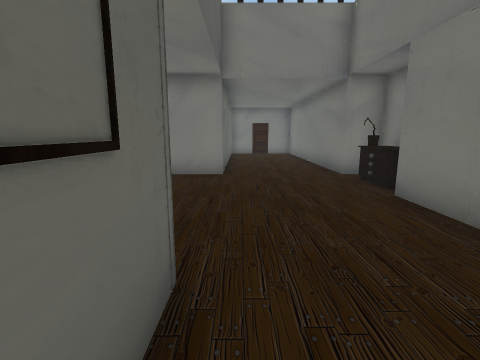
view 1 (above)

16 first-person views from a walk through a Unity game level. The camera is 1.3 m above the floor, tilts 10° down and sees 85° across. The floor is counted in squares, 1 m on a side. Each view is taken from the middle of a square. On the plan, view 1 faces up. The plan holds only what a view shows up to about 13 squares ahead; the rest is blank. The place goes on beyond the plan. The player character is not drawn.

view 2
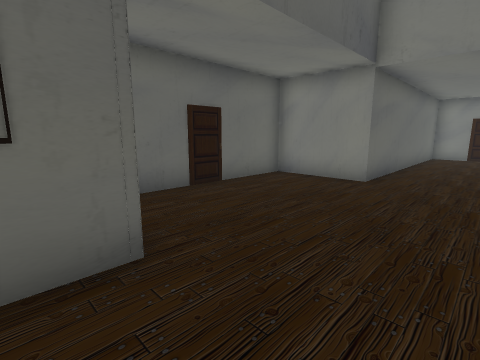

view 3
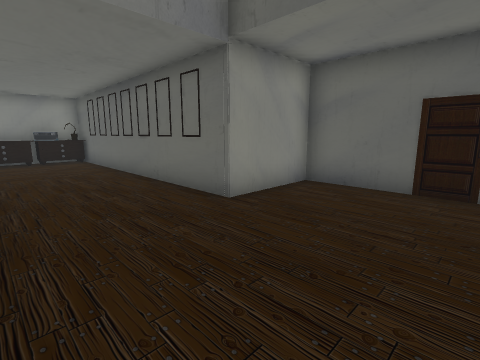

view 4
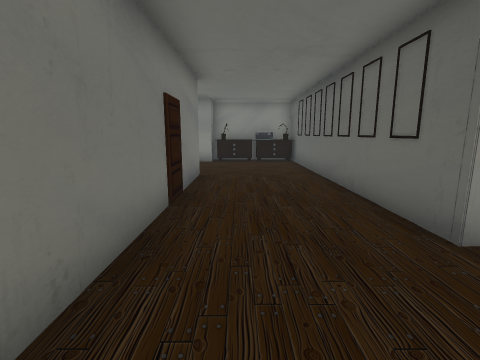

view 5
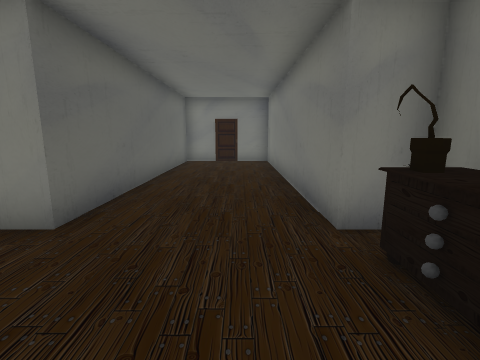

view 6
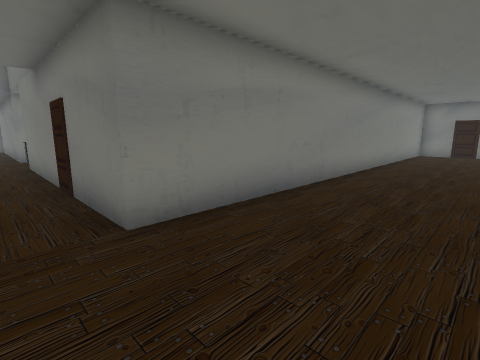

view 7
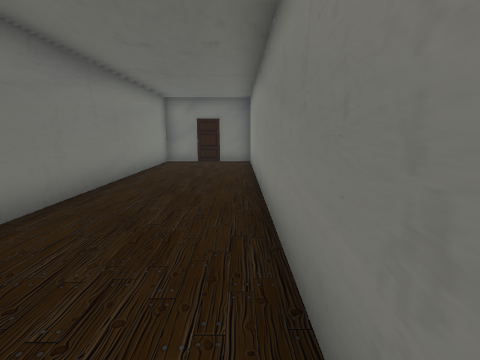

view 8
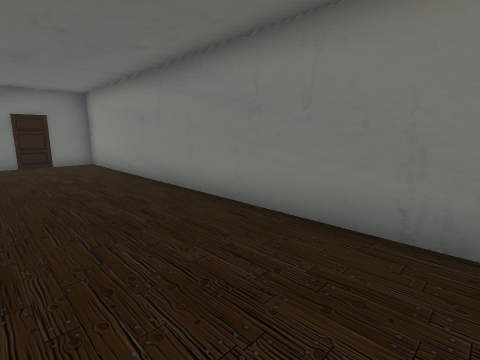

view 9
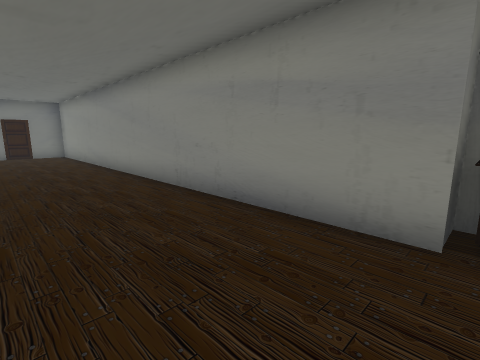

view 10
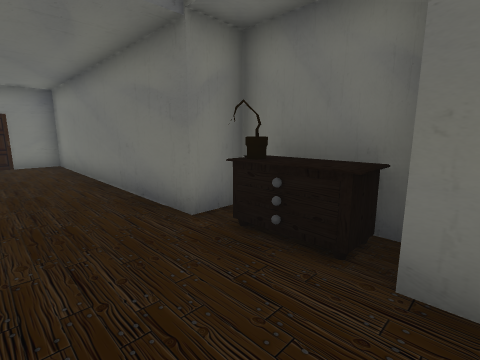

view 11
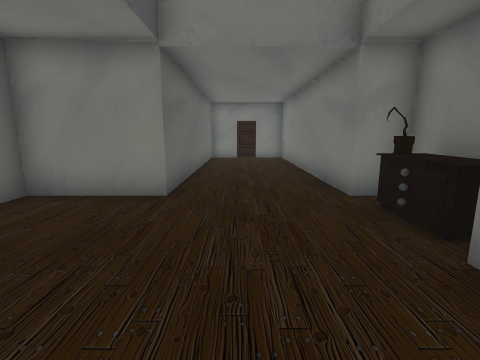

view 12
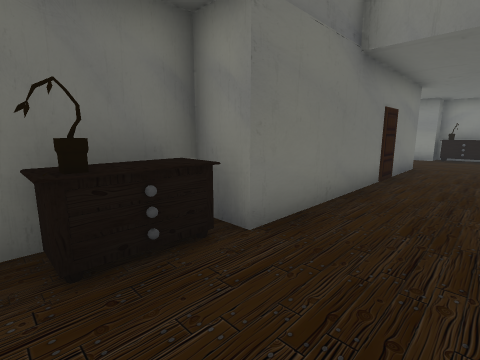

view 13
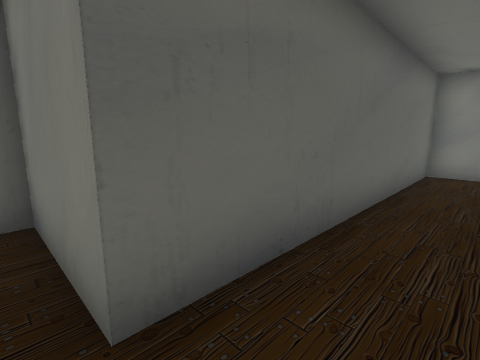

view 14
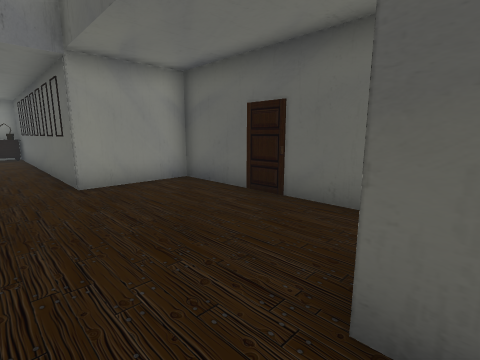

view 15
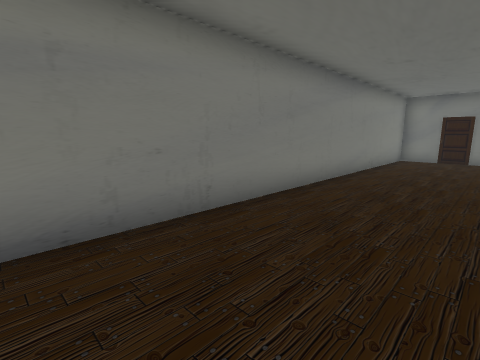

view 16
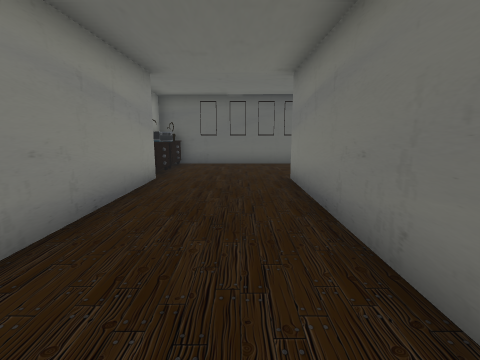

### Floor plan
Points are (right, up) in squares from view 1. A wall is a line through its corners. A room is listed if a view was taken in it or the views show most of it. See-through windows are left out.
Room 1 (views 1, 2, 3, 4, 5, 6, 7, 8, 9, 10, 11, 12, 13, 14, 15, 16)
walls: (3.4, -7.5) (20.5, -7.5) (20.5, -3.5) (3.3, -3.5) (3.3, 5.5) (4.5, 5.5) (4.5, 8.4) (3.3, 8.4) (3.3, 17.7) (-0.6, 17.7) (-0.6, 8.4) (-3.5, 8.4) (-3.5, 2.1) (-0.6, 2.1) (-0.6, -7.5); (0.4, -7.6) (1.2, -7.9); (0.5, -8.5) (3.4, -8.5)
low walls: (3.3, 6) (3.3, 6.6); (4.4, 6) (3.5, 6) (3.5, 6.6); (1.2, -7.5) (1.2, -8.4); (0.5, -7.5) (2.6, -7.5)
objects: other object (3, -8); plant (4, 7) to (4, 8)

Where each view was taken, in squares from view 1:
view 1: 0 up, 0 right, facing up
view 2: 1 up, 2 right, facing up-left
view 3: 6 up, 3 right, facing down-left
view 4: 5 up, 2 right, facing down
view 5: 5 up, 2 right, facing up
view 6: 7 down, 2 right, facing up-right
view 7: 7 down, 8 right, facing right
view 8: 4 down, 8 right, facing down-right
view 9: 4 down, 3 right, facing down-right
view 10: 5 up, 1 right, facing up-right
view 11: 3 up, 1 right, facing up
view 12: 8 up, 1 right, facing down-right
view 13: 8 up, 1 right, facing up-left
view 14: 9 up, 1 right, facing down-left
view 15: 7 down, 6 right, facing up-right
view 16: 5 down, 11 right, facing left
